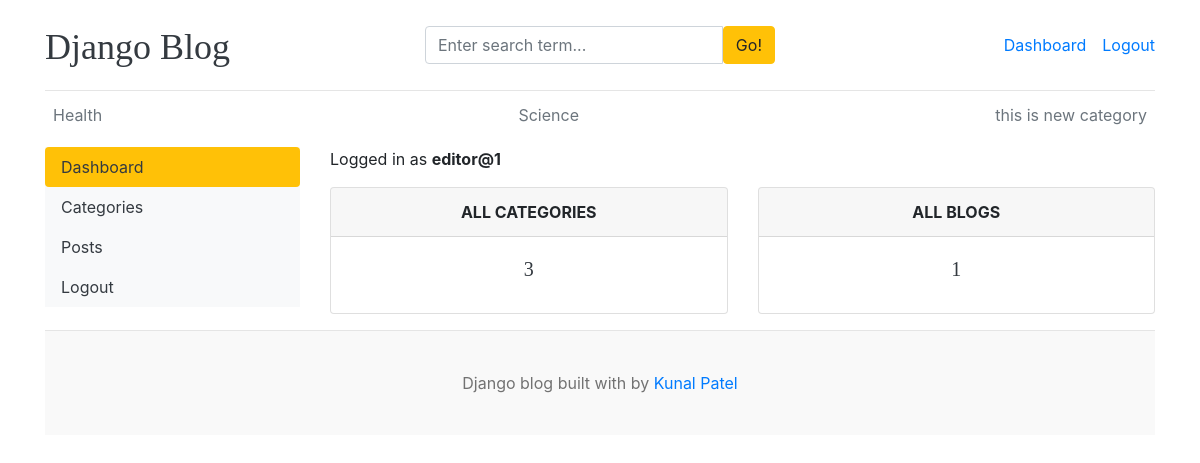
Page /dashboard/ (signed in) on the committed database.
### blogs/models.py (models this page shows, shortened)
class Category(models.Model):
    category_name = models.CharField(max_length=50, unique=True)
    created_at = models.DateTimeField(auto_now_add=True)
    updated_at = models.DateTimeField(auto_now=True)
    class Meta:
        verbose_name_plural = 'categories'

### dashboards/views.py (the view)
# urls.py: path('dashboard/', include('dashboards.urls')),
@login_required(login_url='login')
def dashboard(request):
    category_count = Category.objects.count()
    blogs_count = Blog.objects.count()
    context = {
        'category_count': category_count,
        'blogs_count': blogs_count,
    }
    return render(request, 'dashboard/dashboard.html', context)

### blogs/context_processors.py (called while the page is built)
def get_categories(request):
    categories = Category.objects.all()
    return dict(categories=categories)

def get_social_links(request):
    social_links  = SocialLink.objects.all()
    return dict(social_links=social_links)

### templates/dashboard/dashboard.html
{% extends 'base.html' %}
{% block content %}
<div class="row">
  {% include 'dashboard/sidebar.html' %}
  <div class="col-md-9">
    <span>Logged in as <b>{{ user }}</b></span>
    <div class="row mt-3">
      <div class="col-md-6">
        <div class="card border-default mb-3">
          <div class="card-header text-center text-uppercase font-weight-bold">
            All Categories
          </div>
          <div class="card-body text-dark">
            <h5 class="card-title text-center">{{ category_count }}</h5>
          </div>
        </div>
      </div>
      <div class="col-md-6">
        <div class="card border-default mb-3">
          <div class="card-header text-center text-uppercase font-weight-bold">
            All Blogs
          </div>
          <div class="card-body text-dark">
            <h5 class="card-title text-center">{{ blogs_count }}</h5>
          </div>
        </div>
      </div>
    </div>
  </div>
</div>
{% endblock %}

### templates/base.html (shortened to what this page needs)
{% load static %}
<!DOCTYPE html>
<html lang="en">
<head>
    <link href="https://getbootstrap.com/docs/4.0/dist/css/bootstrap.min.css" rel="stylesheet">
    <link href="{% static 'css/blog.css' %}" rel="stylesheet">
    <link rel="stylesheet" href="https://cdnjs.cloudflare.com/ajax/libs/font-awesome/4.7.0/css/font-awesome.min.css">
</head>
<body>
    <div class="container">
      <header class="blog-header py-3">
        <div class="row flex-nowrap justify-content-between align-items-center">
          <div class="col-4 pt-1">
            <a class="blog-header-logo text-dark" href="/">Django Blog</a>
          </div>
          <div class="col-4">
            <form action="{% url 'search' %}" method="GET">
                <div class="input-group">
                    <input class="form-control" type="text"  name="keyword" placeholder="Enter search term..." aria-label="Enter search term..." aria-describedby="button-search" />
                    <button type="submit" class="btn btn-warning" id="button-search" type="button">Go!</button>
                  </div>
            </form>
          </div>
        <div class="col-4 d-flex justify-content-end align-items-center">
    {% if not user.is_authenticated %}
    <a class="btn btn-sm btn-warning" href="{% url 'login' %}">Login</a> &nbsp;
    <a class="btn btn-sm btn-outline-secondary" href="{% url 'register' %}">Register</a>
    {% else %}
    <span><a href="{% url 'dashboard' %}">Dashboard</a></span>
    <span><a href="{% url 'logout' %}">Logout</a></span>
    {% endif %}
</div>
        </div>
      </header>
      <div class="nav-scroller py-1 mb-2">
        <nav class="nav d-flex justify-content-between">
          {% for cat in categories %}
          <a class="p-2 text-muted" href="{% url 'posts_by_category' cat.id %}">{{ cat.category_name }}</a>
          {% endfor %}
        </nav>
      </div>
      {% block content %}
      {% endblock %}
    <footer class="blog-footer">
      <p>Django blog built with by <a href="#">Kunal Patel</a></p>
    </footer>
    </body>
</html>

### blog_main/static/css/blog.css (style rules this page uses)
.blog-header { border-bottom: 1px solid #e5e5e5; }
.blog-header-logo { font-family: "Playfair Display", Georgia, "Times New Roman", serif; font-size: 2.25rem; }
h1, h2, h3, h4, h5, h6 { font-family: "Playfair Display", Georgia, "Times New Roman", serif; }
.blog-footer { padding: 2.5rem 0; color: #727272; text-align: center; background-color: #f9f9f9; border-top: .05rem solid #e5e5e5; }
.blog-footer p:last-child { margin-bottom: 0; }

### rows in the picture
Category: category_name "Health"
Category: category_name "Science"
Category: category_name "this is new category"

### other values in the picture
{{ user }} "editor@1"
{{ category_count }} "3"
{{ blogs_count }} "1"
